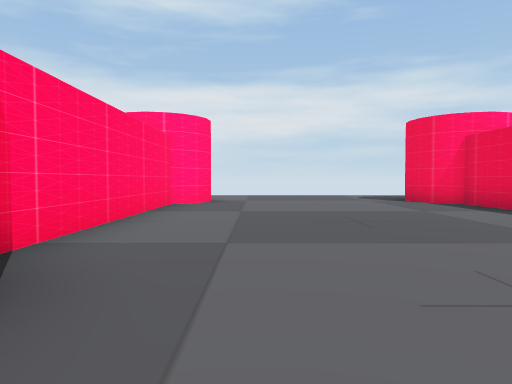
[1] (above)

24 first-person views from a walk through a scene from a Unity 3-D project. The camera is 1.3 m above the floor, tilts 2° down and sees 70° across. The floor is counted in squares, 2.37 m on a side. Each view is taken from the middle of a square. On the plan, view 1 faces up. The plan holds only what a view shows up to about 10 squares ahead; the rest is blank. The place goes on beyond the plan. The player is left out. Some animated figures are left out.

[2]
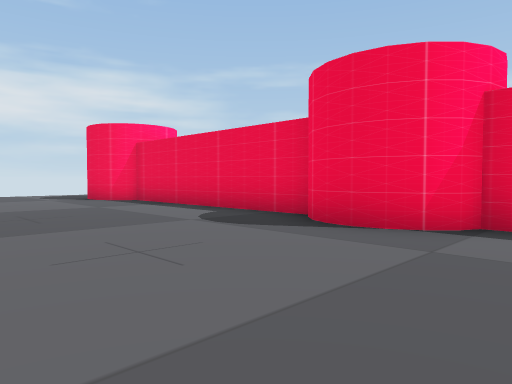

[3]
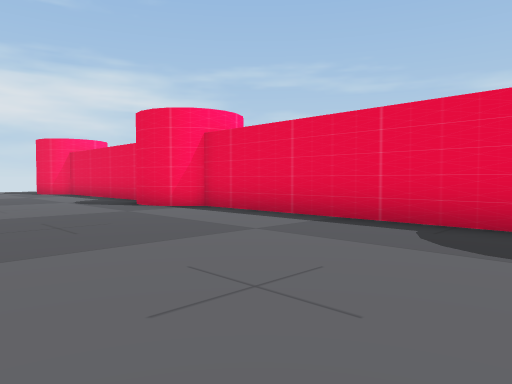

[4]
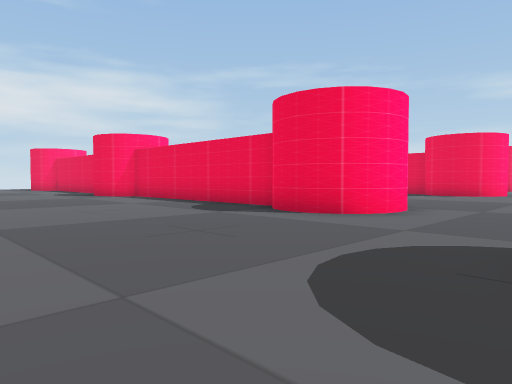

[5]
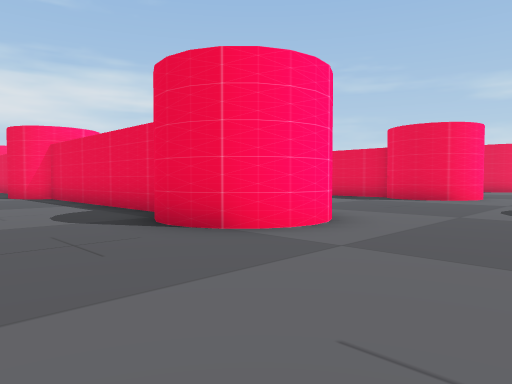

[6]
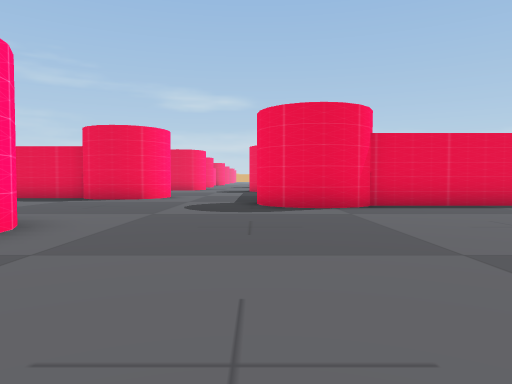

[7]
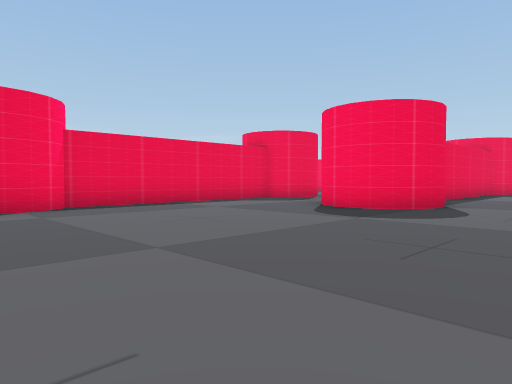

[8]
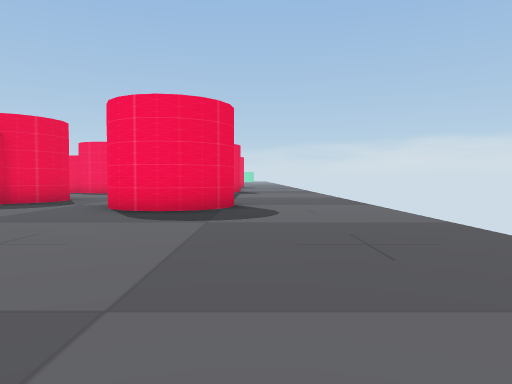

[9]
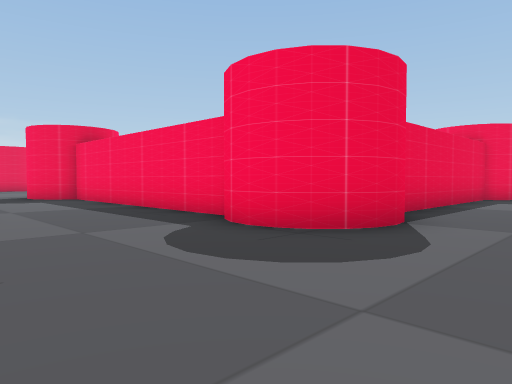

[10]
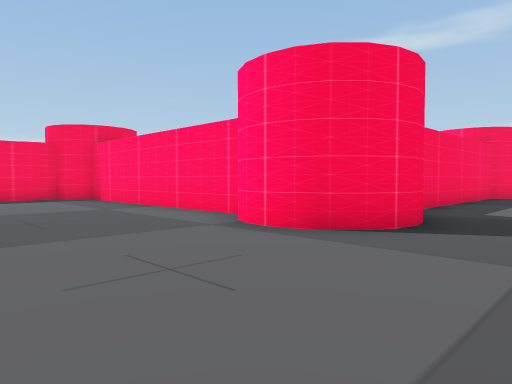

[11]
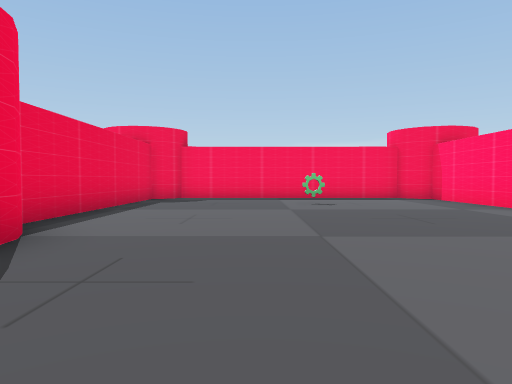

[12]
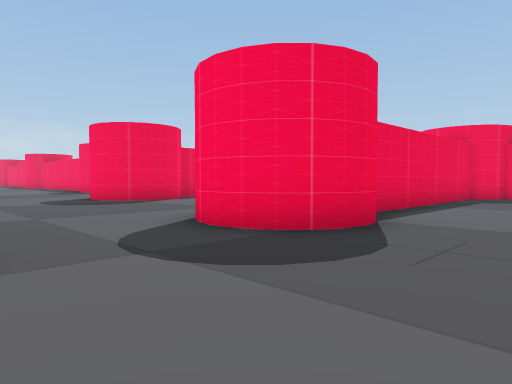

[13]
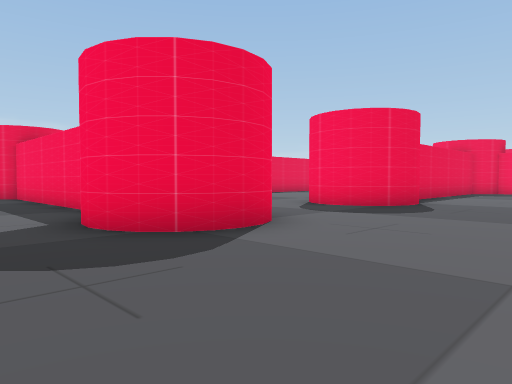

[14]
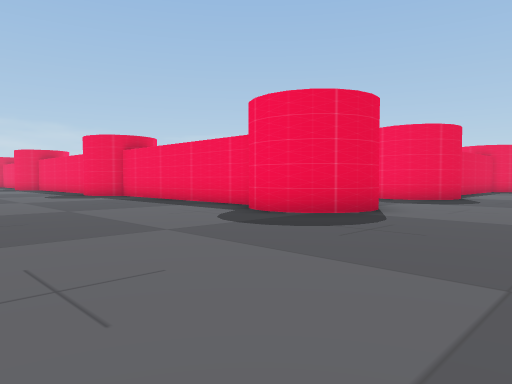

[15]
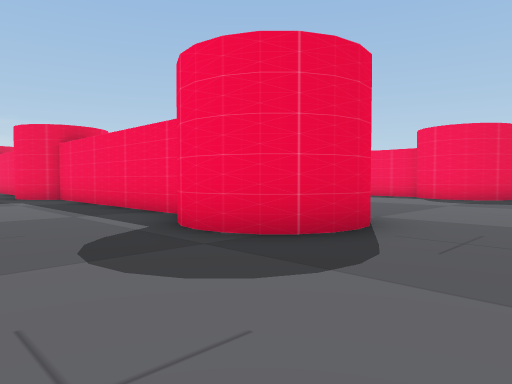

[16]
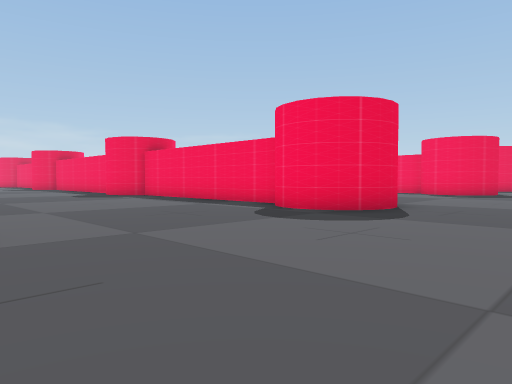

[17]
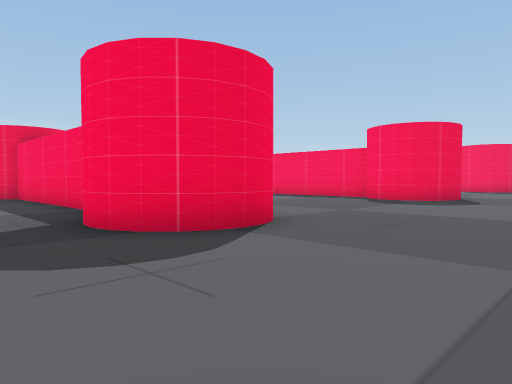

[18]
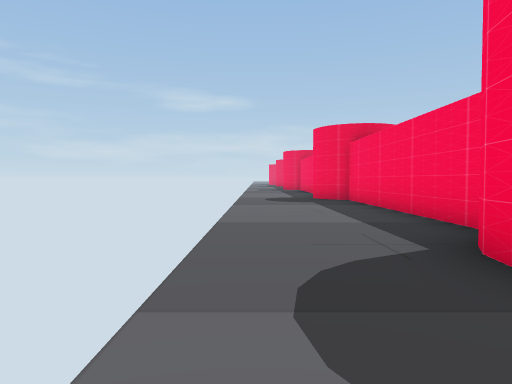

[19]
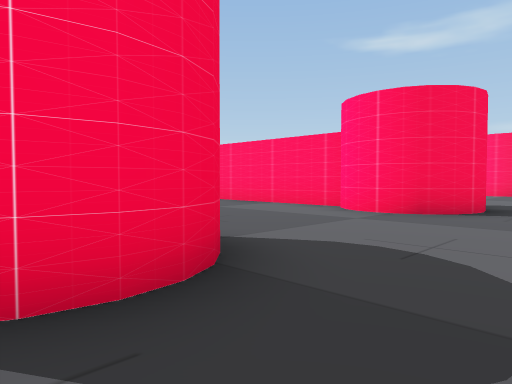

[20]
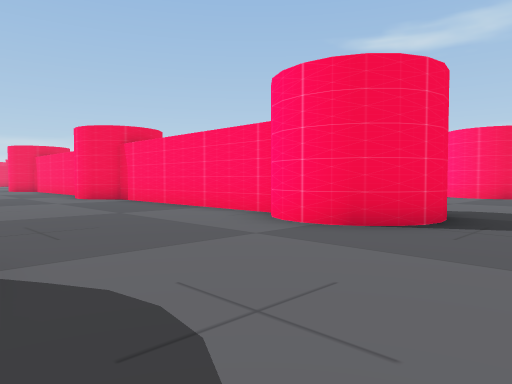

[21]
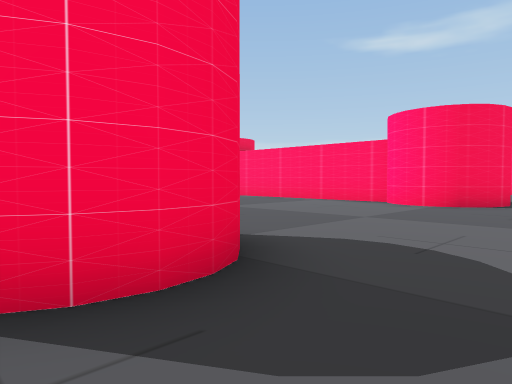

[22]
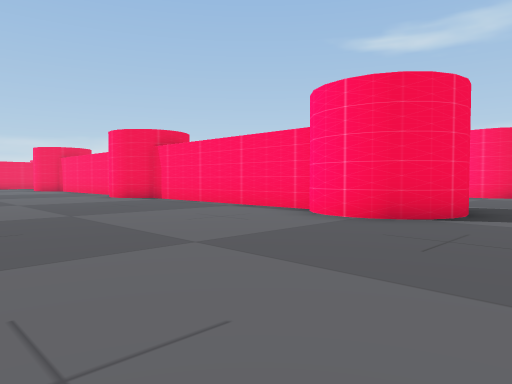

[23]
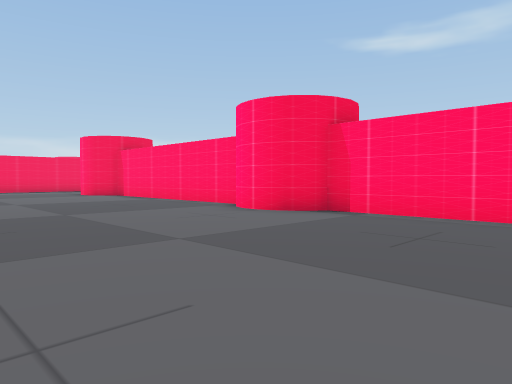

[24]
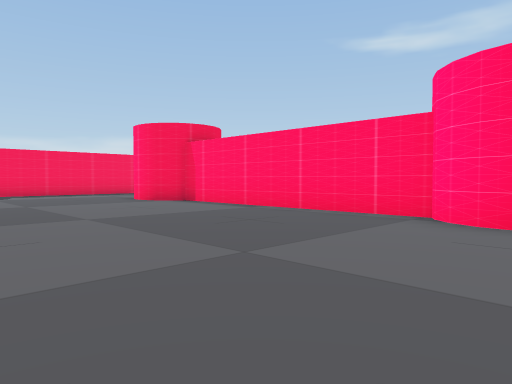

### Floor plan
Key: @ floor where view 1 was taken; # wall or solid block; . floor.
Columns run from 6 left of view 1 to 28 right of it. Each row starts with its distance up from view 1.
 12               ....................
 11         ..........................
 10      .....###.....###....##......#
  9     #.....###..... ##....#########
  8     #......#...... #.....#
  7     #......#.....  #..........
  6     #......#...... #.............
  5     #......#...... #.............
  4     #......#...... #............
  3     #......#...... #...............
  2      .....###..... ##...###......##
  1   .# .....###.....   ...# ########
  0   .#  @....#......    ....
 -1   .#  .....#......   .....
 -2   .#   ....#.....    .........
 -3  ..#  .....#.....    ............
 -4  ..#  .....#.....    ............
 -5  ..#  .....#.....    ...........
 -6  ..#  .....#.....    ....##......#
 -7  ..#  ....###...     ....#########
 -8 ...##.....###....     ...#
 -9 ...............................
-10 ..................................
-11 ................##.......##.......
-12 .......###########.......# ....##
-13 .......##        #.......#   ..#
-14 ........#        #.......#
-15 ........#        #.......#
-16 ........#        #.......#
-17 ........#        #...#...#
-18 ...###..#        #.......#
-19 ...#  ..#        #.......#
-20 ....  .##        ###    ##
-21 ....# .#

Where each view was taken, in squares from view 1:
view 1: 0 up, 0 right, facing up
view 2: 1 down, 0 right, facing up-right
view 3: 6 down, 0 right, facing up-right
view 4: 11 down, 1 left, facing up-right
view 5: 11 down, 6 left, facing up-right
view 6: 11 down, 6 left, facing right
view 7: 11 down, 6 left, facing down-right
view 8: 11 down, 4 left, facing down
view 9: 8 down, 1 left, facing down-right
view 10: 9 down, 15 right, facing down-left
view 11: 9 down, 16 right, facing down
view 12: 8 down, 16 right, facing down-right
view 13: 4 down, 15 right, facing down-right
view 14: 1 down, 15 right, facing down-right
view 15: 5 up, 16 right, facing down-right
view 16: 8 up, 15 right, facing down-right
view 17: 12 up, 15 right, facing down-right
view 18: 12 up, 17 right, facing right
view 19: 12 up, 20 right, facing down-left
view 20: 12 up, 18 right, facing down-left
view 21: 12 up, 14 right, facing down-left
view 22: 12 up, 11 right, facing down-left
view 23: 6 up, 11 right, facing down-left
view 24: 2 up, 11 right, facing down-left
